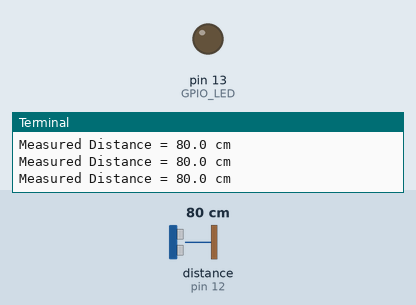
The program below on a simulated Raspberry Pi (header pin numbers). On the bench: output pins drawn as LEDs (lit = HIGH), the last lines printed to the terminal. Inputs (shaded band) come from the test bench; at power-on: distance to the obstacle (sensor on pin 12) 80 cm. The echo pulse lasts 58.3 µs per cm; the clock reads 2024-03-15 10:24:30 at power-on unless the program sets it; pins used as bus, display or sensor lines are not drawn.

Above: at 1.2 s.
1.3 s: distance to the obstacle (sensor on pin 12) set to 32 cm
2.8 s: distance to the obstacle (sensor on pin 12) set to 28 cm
At 3.3 s:
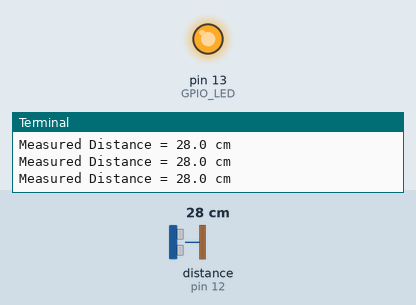
4.3 s: distance to the obstacle (sensor on pin 12) set to 35 cm
At 5.5 s:
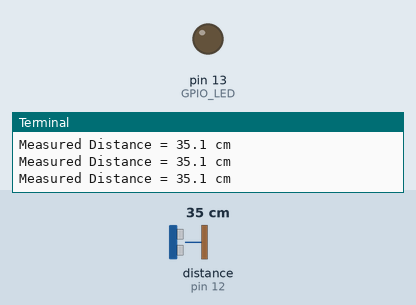
5.8 s: distance to the obstacle (sensor on pin 12) set to 2 cm
At 7.2 s:
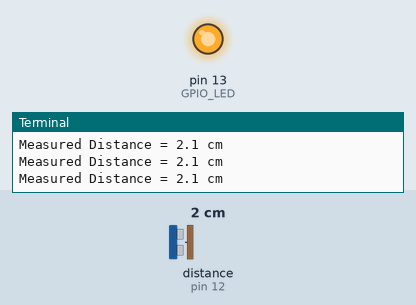
Timing chart, 0 to 8.3 s (numbered marks = the images above; inputs shaded):
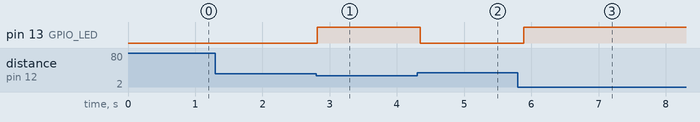

The program:

ultrasonic_distance.py
```python
#!/usr/bin/python

'''
HC-SR04 Module
VCC  Connect to (2)
GND  Connect to (6)
TRIG Connect to (11)
ECHO Connect to R1(1K) connect to R2(2K) connect to (2)
                       connect to (12)

             3V3  (1) (2)  5V
           GPIO2  (3) (4)  5V
           GPIO3  (5) (6)  GND
           GPIO4  (7) (8)  GPIO14
             GND  (9) (10) GPIO15
          GPIO17 (11) (12) GPIO18
          GPIO27 (13) (14) GND
          GPIO22 (15) (16) GPIO23
             3V3 (17) (18) GPIO24
          GPIO10 (19) (20) GND
           GPIO9 (21) (22) GPIO25
          GPIO11 (23) (24) GPIO8
             GND (25) (26) GPIO7
           GPIO0 (27) (28) GPIO1
           GPIO5 (29) (30) GND
           GPIO6 (31) (32) GPIO12
          GPIO13 (33) (34) GND
          GPIO19 (35) (36) GPIO16
          GPIO26 (37) (38) GPIO20
             GND (39) (40) GPIO21

'''
#Libraries
import RPi.GPIO as GPIO
import time

#GPIO Mode (BOARD/BCM)
GPIO.setmode(GPIO.BOARD)

#set GPIO Pins
GPIO_TRIGGER = 11
GPIO_ECHO = 12
GPIO_LED = 13

#set GPIO direction (IN/OUT)
GPIO.setup(GPIO_TRIGGER, GPIO.OUT)
GPIO.setup(GPIO_ECHO, GPIO.IN)
GPIO.setup(GPIO_LED, GPIO.OUT)

def distance():
    # set Trigger with a pulse of 0.00001s
    GPIO.output(GPIO_TRIGGER, True)
    time.sleep(0.00001)
    GPIO.output(GPIO_TRIGGER, False)

    StartTime = time.time()
    StopTime = time.time()

    # Wait for the echo and record the time
    while GPIO.input(GPIO_ECHO) == 0:
        StartTime = time.time()

    while GPIO.input(GPIO_ECHO) == 1:
        StopTime = time.time()

    TimeElapsed = StopTime - StartTime

    # Calculate the distance
    # Multiply with the sonic speed (34300 cm/s)
    # and divide by 2, because there and back
    distance = (TimeElapsed * 34300) / 2

    return distance

if __name__ == '__main__':
    try:
        while True:
            dist = distance()
            print ("Measured Distance = %.1f cm" % dist)
            if dist < 30:
                GPIO.output(GPIO_LED, True)
            else:
                GPIO.output(GPIO_LED, False)
            time.sleep(0.1)

    except KeyboardInterrupt:
        print ("Measurement stopped by user")
        GPIO.cleanup()
```

Measured:
- the behaviour switches between 30 and 29 cm on distance to the obstacle (sensor on pin 12) (found by bisection; images 0 and 1)
- after the input at 2.8 s, pin 13 (GPIO_LED): LOW → HIGH at once
- after the input at 4.3 s, pin 13 (GPIO_LED): HIGH → LOW after 0.05 s
- after the input at 5.8 s, pin 13 (GPIO_LED): LOW → HIGH after 0.09 s
